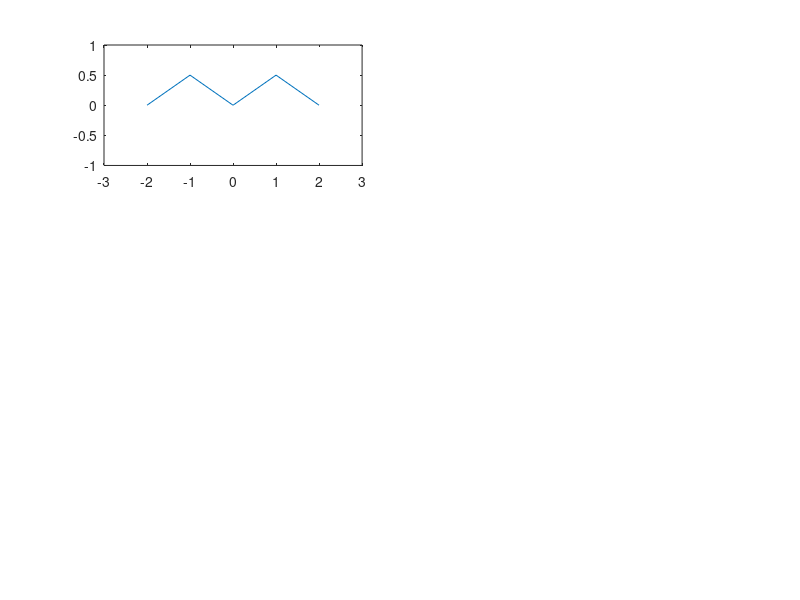

The MATLAB script that drew this image: (Note: this script raises an error after producing the figure.)
x = linspace(-2,2,5);
subplot(3,2,1)
y1 = (0.5*x+1).*(x>=-2 & x < -1)+(-0.5*x).*(x>=-1 & x<0)+(0.5*x).*(x>=0 & x<1)+(-0.5*x+1).*(x>=1 & x<=2);
plot(x, y1)
xlim([-3 3])
ylim([-1 1])
ax = gca;
ax.XAxisLocation = 'origin';
ax.YAxisLocation = 'origin';
box off
subplot(3,2,2)
y2 = (-0.5*x-1).*(x>=-2 & x < -1)+(0.5*x).*(x>=-1 & x<0)+(0.5*x).*(x>=0 & x<1)+(-0.5*x+1).*(x>=1 & x<=2);
plot(x, y2)
xlim([-3 3])
ylim([-1 1])
ax = gca;
ax.XAxisLocation = 'origin';
ax.YAxisLocation = 'origin';
box off
subplot(3,2,3)
x2 = linspace(-3,3,7);
y3 = 0.5.*(x2>=-3 & x2<=-2)+(0.5*x2+1.5).*(x2>-2 & x2<=-1)+(-x2).*(x2>-1 & x2<0)+x2.*(x2>=0 & x2<1)+(-0.5*x2+1.5).*(x2>=1 & x2<=2)+0.5.*(x2>2 & x2<=3);
plot(x2, y3)
xlim([-3 3])
ylim([-1 1.5])
ax = gca;
ax.XAxisLocation = 'origin';
ax.YAxisLocation = 'origin';
box off
subplot(3,2,4)
x = linspace(-3,3,7);
y3 = (-0.5).*(x>=-3 & x<-2)+(0.5*x+0.5).*(x>=-2 & x<-1)+0.*(x>=-1 & x<1)+(0.5*x-0.5).*(x>=1 & x<2)+0.5.*(x>=2 & x<=3);
plot(x2, y3)
xlim([-3 3])
ylim([-1 1])
ax = gca;
ax.XAxisLocation = 'origin';
ax.YAxisLocation = 'origin';
box off
subplot(3,2,5)
x = linspace(-3,3,7);
y3 = (-1.5*x).*(x>=-3 & x<=0)+(1.5*x).*(x>0 & x<=3);
plot(x2, y3)
xlim([-3.5 3.5])
ylim([-1 6])
ax = gca;
ax.XAxisLocation = 'origin';
ax.YAxisLocation = 'origin';
box off
subplot(3,2,6)
x = linspace(-3,3,7);
y3 = -0.5*x;
plot(x2, y3)
xlim([-3.5 3.5])
ylim([-3 3])
ax = gca;
ax.XAxisLocation = 'origin';
ax.YAxisLocation = 'origin';
box off